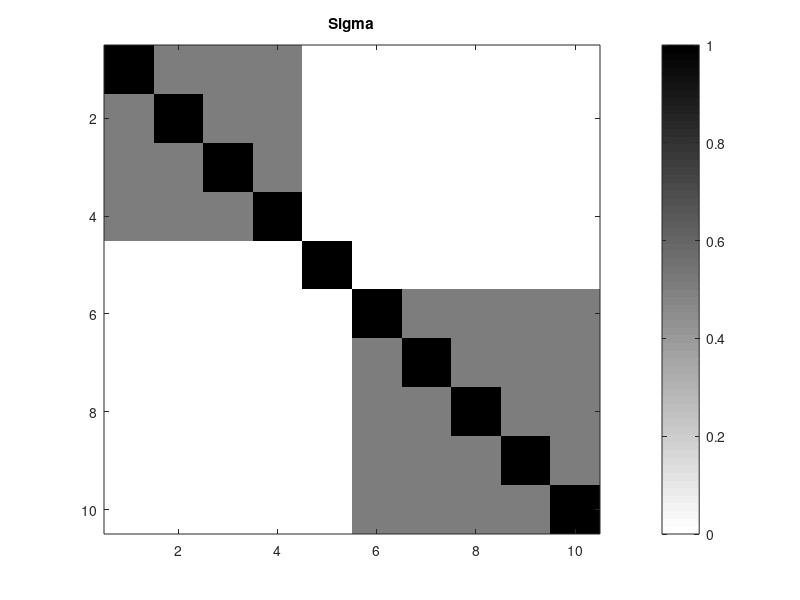
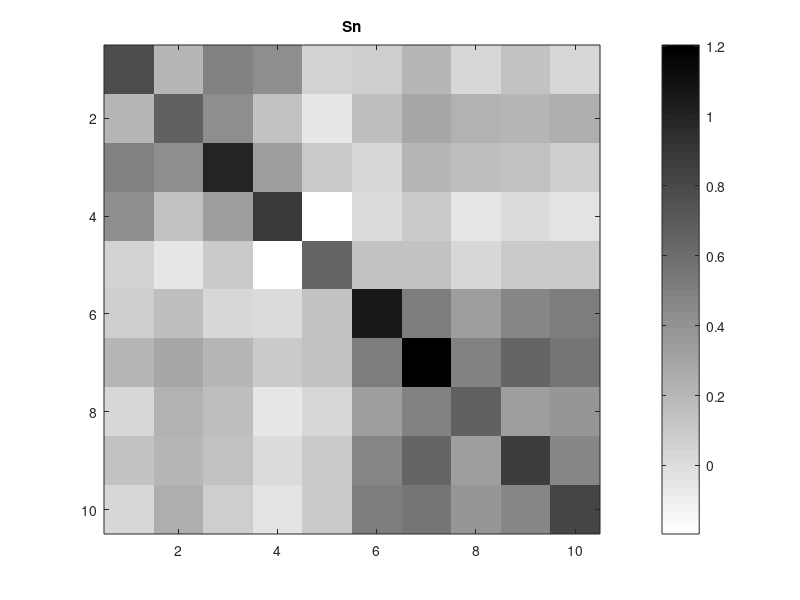

MATLAB code for these plots, in order: (Note: this script raises an error after producing the figures.)
%Create a 100 by 100 covariance matrix Sigma with 10 equivariant cliques.
%Diagonal of Sigma is 1, for an off-diagonal position, it is 0.5 if the
%column and row indices belong to the same clique, 0 other wise. 


%Block diagonal format
Cor = 0.5; Var = 1; p = 10; n = 50; k = 3;
pndir = sprintf('SimData/CliqueM/p%dn%d', p, n);
mkdir(pndir);
datafile = sprintf('%s/Data.mat', pndir);
rng(k*11 + p*3)

G_end = [sort(randperm(p - 1, k - 1)) p];
Gk = cell(k, 1);
Gk{1} = 1:G_end(1);
for ind = 2:k
    Gk{ind} = (G_end(ind - 1) + 1) : G_end(ind);
end
g = cellfun(@(x) size(x,2), Gk);
Bs = cell(k,1);
for ind = 1:k
    gi = g(ind);
    Bs{ind} = repmat(Cor, gi) + diag(repmat(Var - Cor, [gi 1]));
end
Sigma = blkdiag(Bs{:});
G_ind = ones(p, 1); 
for ind = 1:k
    tuples = Gk{ind};
    G_ind(tuples) = ind;
end

rng(p * 11 + n * 7)
V = mvnrnd(zeros(1, p), Sigma, n);
Sn = V' * V / n;

save(datafile, 'Cor', 'Var', 'Gk', 'g', 'k', 'n', 'p',...
    'Sigma', 'G_ind', 'V', 'Sn');

figure
imagesc(Sigma)
colormap(flipud(gray))
colorbar
title('Sigma')

figure
imagesc(Sn)
colormap(flipud(gray))
colorbar
title('Sn')
%%
p = 100; n = 200;
pndir = sprintf('SimData/CliqueM/p%dn%d_newpen0', p, n);
datafile = sprintf('%s/Data.mat', pndir);
load(datafile);
numblocksample = 100;
w = 10000; burn = 10000; chain_num = 10;
c1 = 1/4; c2 = 1;

% parfor c = 1:chain_num
%     savefile = sprintf('%s/Chain%dw%d.mat', pndir, c, w);
%     CliqueChaini(datafile, savefile, c, w, burn, numblocksample, ...
%         c1, c2);
% end


subplot(2,2,1)
M = zeros(p);
for c = 1:chain_num
    savefile = sprintf('%s/Chain%dw%d.mat', pndir, c, w);
    load(savefile)
    M = rM + M;
    plot(LogrM)
    hold on
%     display(GInds(w, :))
end
title(sprintf('logrM trace plot (burnin = %d)', burn))
M = M/chain_num;


subplot(2,2,2)
imagesc(Sigma)
colormap(flipud(gray))
colorbar
title('Sigma')

subplot(2,2,3)
imagesc(Sn)
colormap(flipud(gray))
colorbar
title('Sn')

subplot(2,2,4)
imagesc(M)
colormap(flipud(gray))
colorbar
title(sprintf('%d chains', chain_num))

hold off
  


    